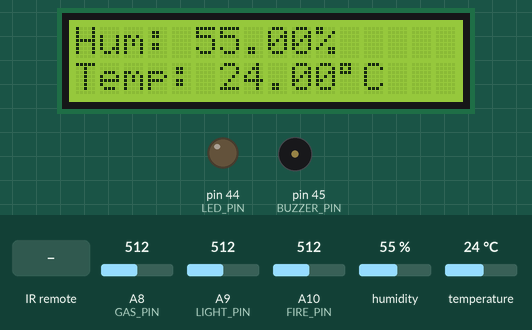
The sketch below on a simulated Arduino Mega 2560, built with avr-gcc and run on an emulated ATmega2560. Parts: 16×2 character LCD, output pins drawn as LEDs (lit = HIGH), buzzer (waves = sounding, pin HIGH). The test bench sets the inputs (shaded band); at power-on: A10 (FIRE_PIN) = 512, A8 (GAS_PIN) = 512, A9 (LIGHT_PIN) = 512, humidity 55 %, temperature 24 °C. The local clock reads 2024-03-15 10:24:30 at power-on unless the sketch sets it; what the sketch prints to the serial monitor is not drawn.

Above: at 3.8 s.
3.9 s: infrared code 0xE718FF00 received
At 5.2 s:
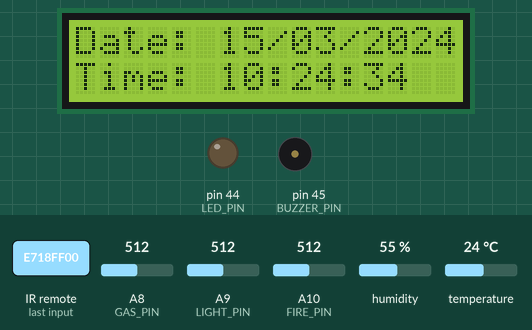
12.5 s: A10 (FIRE_PIN) set to 415
16.8 s: A10 (FIRE_PIN) set to 384
At 17.4 s:
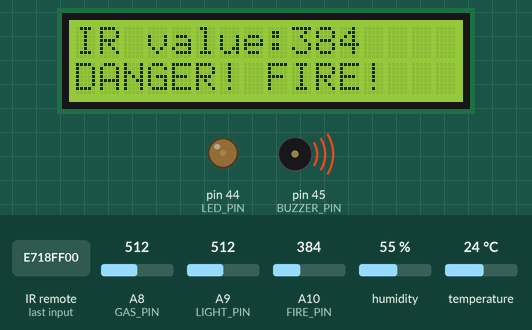
18.3 s: A10 (FIRE_PIN) set to 716
At 21.9 s:
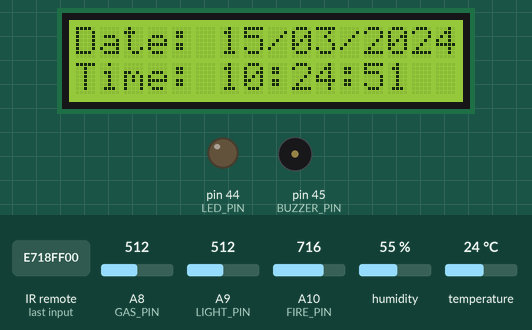
22.7 s: infrared code 0xA15EFF00 received
At 23.1 s:
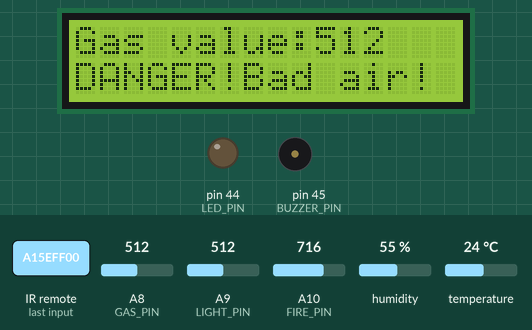
24.3 s: A8 (GAS_PIN) set to 486
At 28.4 s:
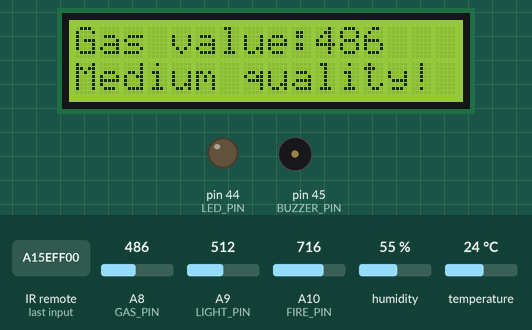
Timing chart, 0 to 29.7 s (numbered marks = the images above; inputs shaded):
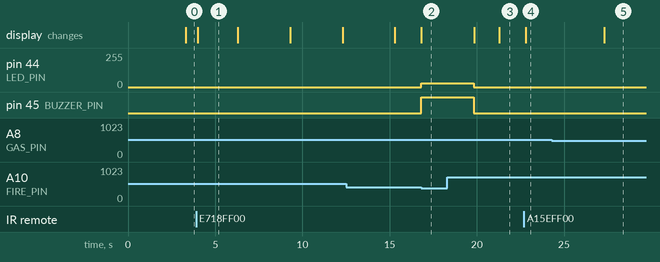

The sketch:

Project.ino
```cpp
#include "DHT.h"
#include <LiquidCrystal.h>
#include <IRremote.h>
#include <TimerOne.h>

#include <ThreeWire.h>
#include <RtcDS1302.h>

#include <SoftwareSerial.h>

#define RECV_PIN 53 // the pin where you connect the output pin of IR sensor
IRrecv irrecv(RECV_PIN);
decode_results results;

SoftwareSerial bluetooth(19, 18); // RX and TX

#define DHT_PIN 51     // Digital pin connected to the DHT sensor
#define DHT_TYPE DHT11


#define RS 8
#define EN 9
//#define CONTRAST_PIN 4 //pin 10 PWM not working
#define D4 4
#define D5 5
#define D6 6
#define D7 7

#define CLK 43
#define CLK_DAT 41
#define CLK_RST 39

#define GAS_PIN A8
#define LIGHT_PIN A9
#define FIRE_PIN A10

#define BUZZER_PIN 45
#define LED_PIN 44

DHT dht(DHT_PIN, DHT_TYPE);

LiquidCrystal lcd(8,9,4,5,6,7);

ThreeWire myWire(CLK_DAT,CLK,CLK_RST); // IO, SCLK, CE
RtcDS1302<ThreeWire> Rtc(myWire);


#define PRESSED_ONE 4077715200 // temperature and humidity
#define PRESSED_TWO 3877175040
#define PRESSED_THREE 2707357440
#define PRESSED_FOUR 4144561920
#define PRESSED_FIVE 3810328320
#define FALSE_PRESS 0

#define countof(a) (sizeof(a) / sizeof(a[0]))

int CURRENT_STATE = 1;
volatile bool state_changed = false;
float h;
float t;

void setup() {
  Serial.begin(9600);
  bluetooth.begin(9600);

  irrecv.enableIRIn();

  lcd.begin(16, 2);

  lcd.setCursor(0, 0);

  dht.begin();

  Timer1.initialize(3000000); // init the timing interval
  Timer1.attachInterrupt(changeBool);

  Rtc.Begin();
  //rtc_setup();

  pinMode(BUZZER_PIN, OUTPUT);
  lcd.print("Setup complete!");
}


void loop() {
  checkFire();
  checkIRreceiver();

  if(state_changed == true){
    state_changed = false;
    checkTempAndHumidity();

    lcd.clear();
    lcd.setCursor(0, 0);
    if(CURRENT_STATE == 1) printTempAndHumidity();
    if(CURRENT_STATE == 2)  {
      RtcDateTime now = Rtc.GetDateTime();
      printDateTime(now);
    }
    if(CURRENT_STATE == 3){
      //lcd.print("Pressed 3");
      int sensorValue = analogRead(GAS_PIN);
      Serial.print("Read from gas pin:");
      Serial.println(sensorValue);
      lcd.print("Gas value:");
      lcd.print(sensorValue);
      lcd.setCursor(0,1);
      if(sensorValue < 200)lcd.print("Good quality!");
      else if(sensorValue < 500) lcd.print("Medium quality!");
      else lcd.print("DANGER!Bad air!");
    }
    if(CURRENT_STATE == 4){
      int sensorValue = analogRead(LIGHT_PIN);
      Serial.println(sensorValue);

      lcd.print("Light value:");
      lcd.print(sensorValue);
      lcd.setCursor(0,1);
      if(sensorValue < 50) lcd.print("Pitch dark");
      else if(sensorValue <150) lcd.print("Dark");
      else if(sensorValue < 300) lcd.print("Dim");
      else if(sensorValue < 700) lcd.print("Normal light");
      else if (sensorValue <900) lcd.print("Bright");
      else lcd.print("Blinding light");
    }
    if(CURRENT_STATE == 5){
      int sensorValue = analogRead(FIRE_PIN);
      Serial.println(sensorValue);
      lcd.print("IR value:");
      lcd.print(sensorValue);
      lcd.setCursor(0,1);
      if(sensorValue > 500) lcd.print("No fire!");
    }
  }
  //small delay between measurements
  delay(100);

}

void checkTempAndHumidity(){
    h = dht.readHumidity();
    t = dht.readTemperature();
}

void printTempAndHumidity(){
   if (isnan(h) || isnan(t)) {
      lcd.clear();
      lcd.setCursor(0,0);
      lcd.print("Failed to read");
      lcd.setCursor(0,1);
      lcd.print("from DHT sensor");
      // for debug
      Serial.println("Failed to read from DHT sensor!");
      return;
    }else
    {
        lcd.clear();
        lcd.setCursor(0,0);
        lcd.print("Hum: ");
        lcd.print(h);
        lcd.print("%");

        lcd.setCursor(0,1);
        lcd.print("Temp: ");
        lcd.print(t);
        lcd.print((char)223);
        lcd.print("C");
        // for debug
        Serial.print(" Humidity: ");
        Serial.print(h);
        Serial.print("%  Temperature: ");
        Serial.println(t);
    }
}
void checkIRreceiver(){
  if (irrecv.decode())// Returns 0 if no data ready, 1 if data ready.
  {
    long long incoming = irrecv.decodedIRData.decodedRawData;
    if(incoming == FALSE_PRESS) goto CONT;
    lcd.clear();
    lcd.setCursor(0, 0);
    if(incoming == PRESSED_ONE) {
      CURRENT_STATE = 1;
    }
    else if(incoming == PRESSED_TWO) {
      CURRENT_STATE = 2;
    }
    else if(incoming == PRESSED_THREE) {
      CURRENT_STATE = 3;
    }
    else if(incoming == PRESSED_FOUR) {
      CURRENT_STATE = 4;
    }
    else if(incoming == PRESSED_FIVE) {
      CURRENT_STATE = 5;
    }
    else {
      Serial.println("Unknown code from remote:");
      Serial.println(irrecv.decodedIRData.decodedRawData, DEC);
    }
    state_changed = true;
    CONT:
    irrecv.resume(); // Restart the ISR state machine and Receive the next value
  }
}

void printDateTime(const RtcDateTime& dt)
{
    char datestring[20];
    char timestring[20];
    snprintf_P(datestring,
            countof(datestring),
            PSTR("Date: %02u/%02u/%04u"),
            dt.Day(),
            dt.Month(),
            dt.Year());

    snprintf_P(timestring,
        countof(timestring),
        PSTR("Time: %02u:%02u:%02u"),
        dt.Hour(),
        dt.Minute(),
        dt.Second() );
    Serial.println(datestring);
    Serial.println(timestring);
    lcd.print(datestring);
    lcd.setCursor(0,1);
    lcd.print(timestring);
}

void rtc_setup(){
  RtcDateTime compiled = RtcDateTime(__DATE__, __TIME__);
  printDateTime(compiled);
  Serial.println();
    if (!Rtc.IsDateTimeValid())
    {
        // Common Causes:
        //    1) first time you ran and the device wasn't running yet
        //    2) the battery on the device is low or even missing

        Serial.println("RTC lost confidence in the DateTime!");
        Rtc.SetDateTime(compiled);
    }

    if (Rtc.GetIsWriteProtected())
    {
        Serial.println("RTC was write protected, enabling writing now");
        Rtc.SetIsWriteProtected(false);
    }

    if (!Rtc.GetIsRunning())
    {
        Serial.println("RTC was not actively running, starting now");
        Rtc.SetIsRunning(true);
    }
}

void checkFire(){
  int fireSensorValue = analogRead(FIRE_PIN);
  while(fireSensorValue < 400){
    lcd.clear();
    lcd.setCursor(0,0);
    lcd.print("IR value:");
    lcd.print(fireSensorValue);
    lcd.setCursor(0,1);
    lcd.print("DANGER! FIRE!");
    analogWrite(LED_PIN,30);
    digitalWrite(BUZZER_PIN, HIGH);
    delay(3000);
    digitalWrite(BUZZER_PIN, LOW);
    analogWrite(LED_PIN, 0);
    fireSensorValue = analogRead(FIRE_PIN);
  }
}

void changeBool(void)
{
  state_changed = true;
  char messageToSend[200];

  if (isnan(h) || isnan(t)) {
    h = 0.0;
    t = 0.0;
  }
  char str_temp[6];
  char hum_temp[6];

  dtostrf(t, 4, 2, str_temp);
  dtostrf(h, 4, 2, hum_temp);

  RtcDateTime dt = Rtc.GetDateTime();

  int gasSensorValue = analogRead(GAS_PIN);
  char gasString[20];

  if(gasSensorValue < 200)strcpy(gasString,"Good quality!");
  else if(gasSensorValue < 500) strcpy(gasString,"Medium quality!");
  else strcpy(gasString,"DANGER!Bad air!");

  int lightSensorValue = analogRead(LIGHT_PIN);
  char lightString[20];

  if(lightSensorValue < 50) strcpy(lightString, "Pitch dark");
  else if(lightSensorValue <150) strcpy(lightString, "Dark");
  else if(lightSensorValue < 300) strcpy(lightString, "Dim");
  else if(lightSensorValue < 700) strcpy(lightString, "Normal Light");
  else if (lightSensorValue <900) strcpy(lightString, "Bright");
  else strcpy(lightString, "Blidning light");

  int fireSensorValue = analogRead(FIRE_PIN);
  char fireString[15];
  if(fireSensorValue < 500){
    strcpy(fireString,"DANGER! FIRE!");
  }
  else strcpy(fireString, "No fire!");

  snprintf_P(messageToSend,
            countof(messageToSend),
PSTR("Humidity=%s%% \nTemperature=%s°C \nDate: %02u/%02u/%04u \nTime: %02u:%02u:%02u \nGas sensor value: %d -> %s\nLight sensor value: %d -> %s\nFire sensor value: %d -> %s\n\n"),
            hum_temp,
            str_temp,
            dt.Day(),
            dt.Month(),
            dt.Year(),
            dt.Hour(),
            dt.Minute(),
            dt.Second(),
            gasSensorValue,
            gasString,
            lightSensorValue,
            lightString,
            fireSensorValue,
            fireString);

  bluetooth.print(messageToSend);
}
```

Measured:
- the behaviour switches between 400 and 399 on A10 (FIRE_PIN) (found by bisection; images 1 and 2)
- the behaviour switches between 500 and 499 on A8 (GAS_PIN) (found by bisection; images 4 and 5)
- after the input at 3.9 s, the display: changes after 0.11 s (image 1)
- after the input at 16.8 s, pin 44 (LED_PIN): 0/255 → 30/255 at once; pin 45 (BUZZER_PIN): LOW → HIGH at once; the display: changes at once (image 2)
- after the input at 18.3 s, pin 44 (LED_PIN): 30/255 → 0/255 after 1.5 s; pin 45 (BUZZER_PIN): HIGH → LOW after 1.5 s; the display: first changes after 1.5 s (image 3 shows a later state)
- after the input at 22.7 s, the display: changes after 0.11 s (image 4)
- after the input at 24.3 s, the display: changes after 3.0 s (image 5)
